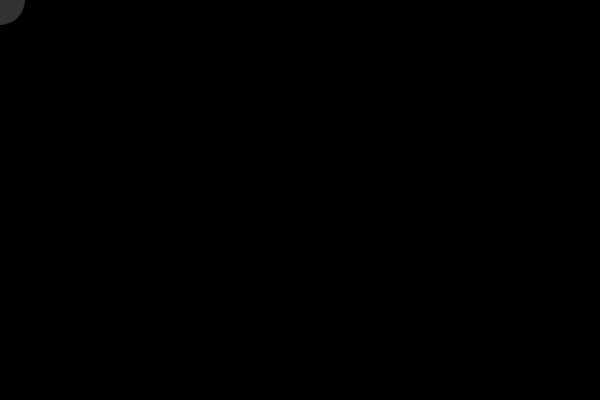
Frame 1 (no input)
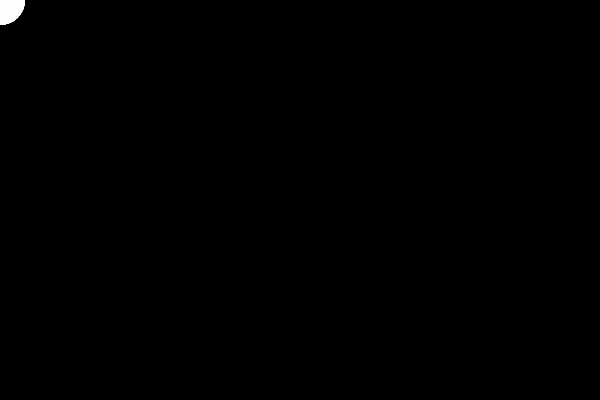
Frame 60 (no input)
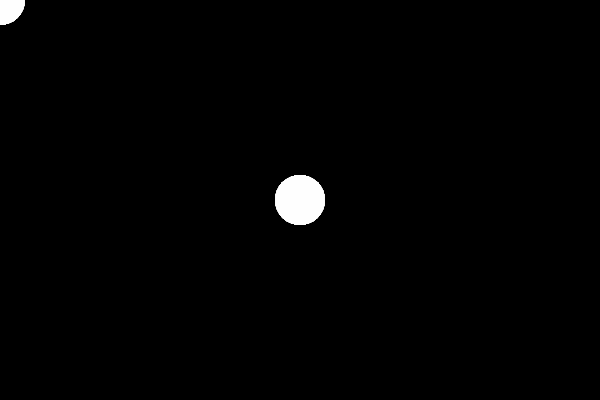
Frame 120 (the mouse pressed at the canvas centre since frame 60)

The p5.js sketch that drew these frames (run headless with seeded random() and noise() and a simulated clock; from frame 60 on, the mouse is pressed at the canvas centre):

// p5.js sketch
// ── sketch.js
function setup() {
  createCanvas(600, 400);
  background(0);
  noStroke();
}

function draw() {
  fill(255, 50);
  ellipse(mouseX, mouseY, 50, 50);
}
